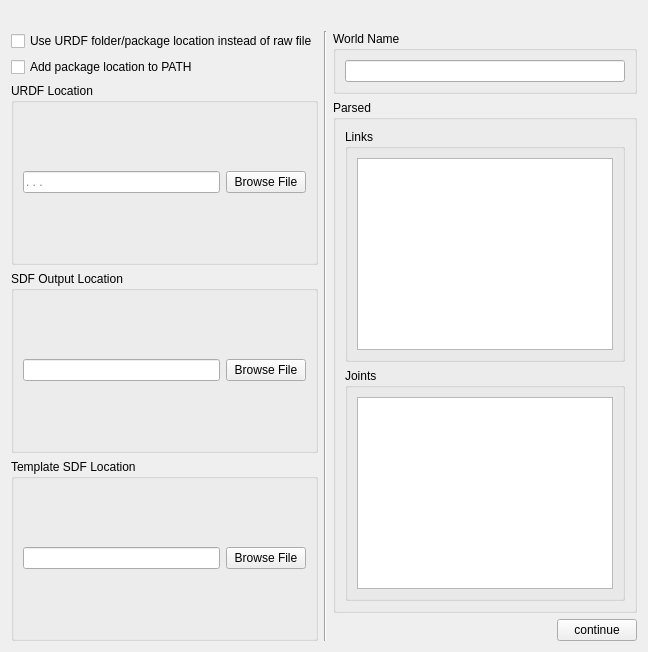
            <widget class="QWidget" name="page_2">
             <layout class="QVBoxLayout" name="verticalLayout_6">
              <item>
               <layout class="QVBoxLayout" name="verticalLayout_9">
                <item>
                 <widget class="QLabel" name="label_2">
                  <property name="maximumSize">
                   <size>
                    <width>16777215</width>
                    <height>250</height>
                   </size>
                  </property>
                  <property name="toolTip">
                   <string>adsfasdfasdf</string>
                  </property>
                  <property name="text">
                   <string/>
                  </property>
                  <property name="pixmap">
                   <pixmap>C:/Users/darin/Downloads/output-onlinepngtools (1).png</pixmap>
                  </property>
                 </widget>
                </item>
                <item>
                 <layout class="QHBoxLayout" name="horizontalLayout_3" stretch="1000,0,0,0">
                  <item>
                   <layout class="QGridLayout" name="gridLayout_5">
                    <item row="0" column="0">
                     <widget class="QCheckBox" name="useUrdfFolderCheckBox">
                      <property name="text">
                       <string>Use URDF folder/package location instead of raw file</string>
                      </property>
                     </widget>
                    </item>
                    <item row="1" column="0">
                     <widget class="QCheckBox" name="addToPathCheckBox">
                      <property name="text">
                       <string>Add package location to PATH</string>
                      </property>
                     </widget>
                    </item>
                    <item row="2" column="0">
                     <widget class="QGroupBox" name="groupBox">
                      <property name="minimumSize">
                       <size>
                        <width>0</width>
                        <height>0</height>
                       </size>
                      </property>
                      <property name="toolTip">
                       <string>Find location of the URDF source file or the package folder</string>
                      </property>
                      <property name="title">
                       <string>URDF Location</string>
                      </property>
                      <layout class="QGridLayout" name="gridLayout_3">
                       <item row="0" column="0">
                        <widget class="QLineEdit" name="urdfPath">
                         <property name="placeholderText">
                          <string>. . .</string>
                         </property>
                        </widget>
                       </item>
                       <item row="0" column="1">
                        <widget class="QPushButton" name="browseUrdfButton">
                         <property name="toolTip">
                          <string/>
                         </property>
                         <property name="text">
                          <string>Browse File</string>
                         </property>
                        </widget>
                       </item>
                      </layout>
                     </widget>
                    </item>
                    <item row="3" column="0">
                     <widget class="QGroupBox" name="groupBox_2">
                      <property name="title">
                       <string>SDF Output Location</string>
                      </property>
                      <layout class="QGridLayout" name="gridLayout_2">
                       <item row="0" column="0">
                        <widget class="QLineEdit" name="sdfPath"/>
                       </item>
                       <item row="0" column="1">
                        <widget class="QPushButton" name="browseSdfButton">
                         <property name="text">
                          <string>Browse File</string>
                         </property>
                        </widget>
                       </item>
                      </layout>
                     </widget>
                    </item>
                    <item row="4" column="0">
                     <widget class="QGroupBox" name="groupBox_4">
                      <property name="title">
                       <string>Template SDF Location</string>
                      </property>
                      <layout class="QGridLayout" name="gridLayout_4">
                       <item row="0" column="0">
                        <widget class="QLineEdit" name="templateSdfPath"/>
                       </item>
                       <item row="0" column="1">
                        <widget class="QPushButton" name="browseTemplateSdfButton">
                         <property name="text">
                          <string>Browse File</string>
                         </property>
                        </widget>
                       </item>
                      </layout>
                     </widget>
                    </item>
                   </layout>
                  </item>
                  <item>
                   <widget class="Line" name="line">
                    <property name="orientation">
                     <enum>Qt::Vertical</enum>
                    </property>
                   </widget>
                  </item>
                  <item>
                   <layout class="QGridLayout" name="gridLayout_7">
                    <property name="rightMargin">
                     <number>0</number>
                    </property>
                    <item row="1" column="1">
                     <widget class="QGroupBox" name="groupBox_5">
                      <property name="enabled">
                       <bool>true</bool>
                      </property>
                      <property name="title">
                       <string>Parsed</string>
                      </property>
                      <layout class="QVBoxLayout" name="verticalLayout_10">
                       <item>
                        <widget class="QGroupBox" name="groupBox_6">
                         <property name="title">
                          <string>Links</string>
                         </property>
                         <layout class="QGridLayout" name="gridLayout_6">
                          <item row="0" column="0">
                           <widget class="QTextBrowser" name="parsedLinkTextBrowser">
                            <property name="enabled">
                             <bool>true</bool>
                            </property>
                           </widget>
                          </item>
                         </layout>
                        </widget>
                       </item>
                       <item>
                        <widget class="QGroupBox" name="groupBox_7">
                         <property name="title">
                          <string>Joints</string>
                         </property>
                         <layout class="QGridLayout" name="gridLayout_8">
                          <item row="0" column="0">
                           <widget class="QTextBrowser" name="parsedJointTextBrowser"/>
                          </item>
                         </layout>
                        </widget>
                       </item>
                       <item>
                        <layout class="QHBoxLayout" name="horizontalLayout_4"/>
                       </item>
                      </layout>
                     </widget>
                    </item>
                    <item row="0" column="1">
                     <widget class="QGroupBox" name="groupBox_3">
                      <property name="title">
                       <string>World Name</string>
                      </property>
                      <layout class="QGridLayout" name="gridLayout">
                       <item row="0" column="0">
                        <widget class="QLineEdit" name="worldName"/>
                       </item>
                      </layout>
                     </widget>
                    </item>
                    <item row="2" column="1">
                     <layout class="QGridLayout" name="gridLayout_9">
                      <property name="bottomMargin">
                       <number>0</number>
                      </property>
                      <item row="0" column="0">
                       <spacer name="horizontalSpacer">
                        <property name="orientation">
                         <enum>Qt::Horizontal</enum>
                        </property>
                        <property name="sizeHint" stdset="0">
                         <size>
                          <width>40</width>
                          <height>20</height>
                         </size>
                        </property>
                       </spacer>
                      </item>
                      <item row="0" column="1">
                       <widget class="QPushButton" name="continueButton1">
                        <property name="text">
                         <string>continue</string>
                        </property>
                       </widget>
                      </item>
                     </layout>
                    </item>
                   </layout>
                  </item>
                  <item>
                   <layout class="QVBoxLayout" name="verticalLayout_12"/>
                  </item>
                 </layout>
                </item>
               </layout>
              </item>
             </layout>
            </widget>
